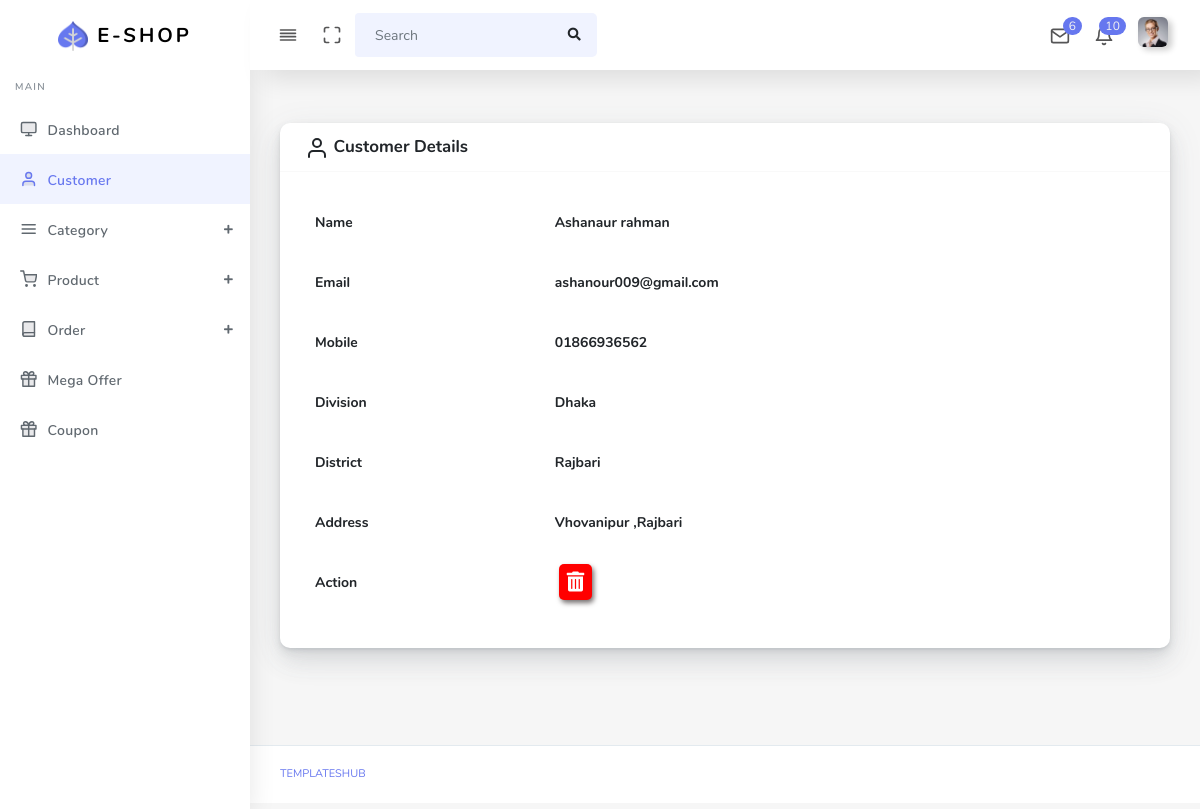
The app's page /admin/cus_details.php?id=10, older data.
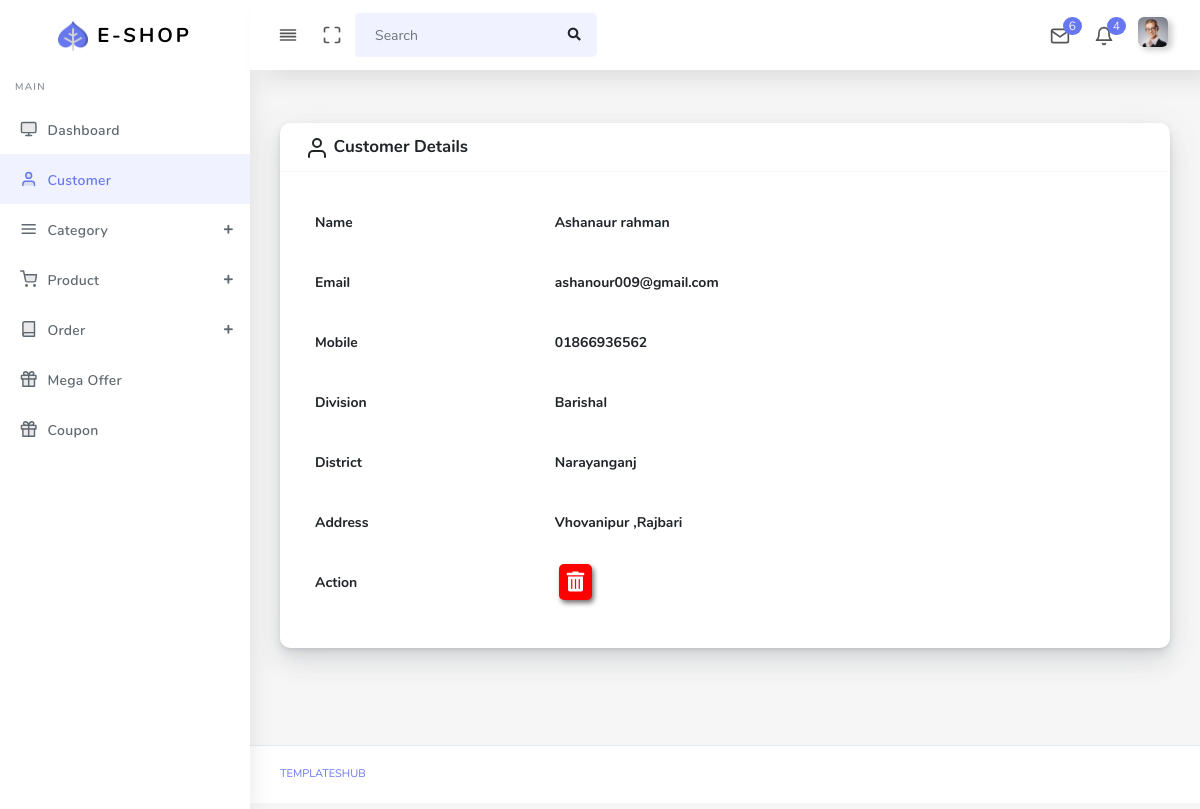
The same page, newer data.
### tables this page shows
CREATE TABLE `customer` (
  `id` int(11) NOT NULL,
  `name` varchar(40) NOT NULL,
  `email` varchar(50) NOT NULL,
  `pass` varchar(255) NOT NULL,
  `mobile` varchar(15) NOT NULL,
  `division` varchar(25) NOT NULL,
  `district` varchar(30) NOT NULL,
  `address` varchar(200) NOT NULL,
  `created` timestamp NOT NULL DEFAULT CURRENT_TIMESTAMP
);

CREATE TABLE `divisions` (
  `id` int(2) UNSIGNED NOT NULL,
  `div_name` varchar(30) NOT NULL,
  `bn_name` varchar(50) NOT NULL
);

CREATE TABLE `districts` (
  `id` int(2) UNSIGNED NOT NULL,
  `division_id` int(2) UNSIGNED NOT NULL,
  `dis_name` varchar(30) NOT NULL,
  `bn_name` varchar(50) NOT NULL,
  `lat` double NOT NULL,
  `lon` double NOT NULL,
  `website` varchar(100) NOT NULL
);

### Main.php (called while the page is built, shortened)
<?php
    class Main{
        protected $host = 'localhost';
        protected $user = 'root';
        protected $pass = '';
        protected $db = 'e-shop';
        protected $con;
        public function __construct()
        {
            if(!isset($this->con)){
                $this->con = new mysqli($this->host,$this->user,$this->pass,$this->db);
            }
            return $this->con;
        }
        public function show_cus_id($id)
        {
            $id = $id;
            $this->sql = "SELECT cus.*,divi.div_name,dis.dis_name
            FROM customer as cus INNER JOIN divisions as divi
            ON cus.division = divi.id
            INNER JOIN districts as dis ON
            cus.district = dis.id
            WHERE cus.id = '$id'";
            $this->result = $this->con->query($this->sql);
            if($this->result){
                return $this->result;
            }else{
                return false;
            }
        }
        public function show_order(){
            $this->sql = "SELECT DISTINCT cus_order.`order_id`,cus_order.`user_id`,cus_order.`total`,cus_order.`created`,customer.name,customer.mobile FROM `cus_order` INNER JOIN customer on cus_order.user_id = customer.id WHERE cus_order.status = '0' ORDER BY cus_order.created DESC";
            $this->result = $this->con->query($this->sql);
            if($this->result){
                return $this->result;
            }else{
                return false;
            }
        }
    }
?>

### admin/cus_details.php (the view, shortened to what the changed rows need)
  <?php
      include('header.php');
      if(isset($_GET['id'])){
        $id = $_GET['id'];
        $data = $obj->show_cus_id($id);
      }
      if($data->num_rows>0){
        while($row = $data->fetch_object()){
            $id = $row->id;
            $name = $row->name;
            $email = $row->email;
            $mobile = $row->mobile;
            $division = $row->div_name;
            $district = $row->dis_name;
            $address = $row->address;
        }
      }
  ?>
      <div class="main-content">
        <section class="section">
          <div class="section-body">
            <div class="row">
              <div class="col-12">
                <div class="card">
                  <div class="card-body">
                    <table class="table">
                        <tr>
                          <th scope="col">Name</th>
                          <th scope="col"><?php if(isset($name)){echo $name;}?></th>
                        </tr>
                        <tr>
                          <th>Email</th>
                          <th><?php if(isset($email)){echo $email;}?></th>
                        </tr>
                        <tr>
                          <th>Mobile</th>
                          <th><?php if(isset($mobile)){echo $mobile;}?></th>
                        </tr>
                        <tr>
                          <th>Division</th>
                          <th><?php if(isset($division)){echo $division;}?></th>
                        </tr>
                        <tr>
                          <th>District</th>
                          <th><?php if(isset($district)){echo $district;}?></th>
                        </tr>
                        <tr>
                          <th>Address</th>
                          <th><?php if(isset($address)){echo $address;}?></th>
                        </tr>
                        <tr>
                          <th>Action</th>
                          <th class="cus_delete"><a onclick="javascript: return confirm('Are You Sure You To Delete This Data?');" data-toggle="tooltip" data-placement="top" title="Delete" href="cus_delete.php?id=<?php echo $id;?>"><i class="fas fa-trash-alt"></i</a></th>
                        </tr>
                    </table>
                  </div>
                </div>
              </div>
           </div>
        </section>
    </div>
<?php
  include('footer.php');
?>

### admin/header.php (shortened to what the changed rows need)
<?php
  include '../Main.php';
  $obj = new Main();
  $order_not = $obj->show_order();
?>
<!DOCTYPE html>
<html lang="en">
<head>
  <link rel="stylesheet" href="assets/css/app.min.css">
  <link rel="stylesheet" href="assets/bundles/datatables/datatables.min.css">
  <link rel="stylesheet" href="assets/bundles/datatables/DataTables-1.10.16/css/dataTables.bootstrap4.min.css">
  <link rel="stylesheet" href="assets/css/style.css">
  <link rel="stylesheet" href="assets/css/components.css">
  <link rel="stylesheet" href="assets/css/sweetalert2.css">
  <link rel="stylesheet" href="assets/css/custom.css">
</head>
<body>
  <div id="app">
    <div class="main-wrapper main-wrapper-1">
      <nav class="navbar navbar-expand-lg main-navbar sticky">
        <ul class="navbar-nav navbar-right">
          <li class="dropdown dropdown-list-toggle">
            <a href="order_remain.php" class="nav-link nav-link-lg"><i data-feather="bell" class="bell"></i>
            <?php
                if($order_not->num_rows>0){
                  $count = $order_not->num_rows;
                  ?>
              <span class="badge" style="position: absolute;top: 4px;right: 0px;font-weight: 300;padding: 3px 6px;background: #6677ef;border-radius: 10px;">
                  <?php echo $count;?>
            </span>
            <?php
                }
              ?>
            </a>
          </li>
        </ul>
      </nav>

Row changes from the older to the newer data that the page shows:
changed customer "Ashanaur rahman": divisions.div_name "Dhaka" → "Barishal"; districts.dis_name "Rajbari" → "Narayanganj"
Text that changed along with them:
$count: "10" → "4"
